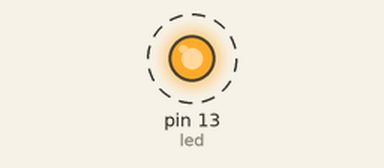
A sketch run on a simulated Arduino Uno, built with avr-gcc and run on an emulated ATmega328P. Shown: output pins drawn as LEDs (lit = HIGH). Dashed ring = blinking.

Above: at 0.1 s.
Timing chart, 0 to 3.0 s (numbered marks = the images above):
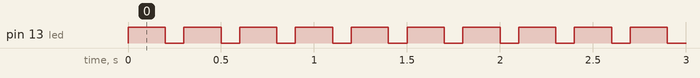

Measured:
- by itself, pin 13 (led): alternates HIGH for 0.20 s and LOW for 0.10 s

The sketch:

projectCode.ino
```cpp
#define led 13
void setup() {
  pinMode(led,OUTPUT);
}

void loop() {
  digitalWrite(led,HIGH);
  delay(200);
  digitalWrite(led,LOW);
  delay(100);
}
```
